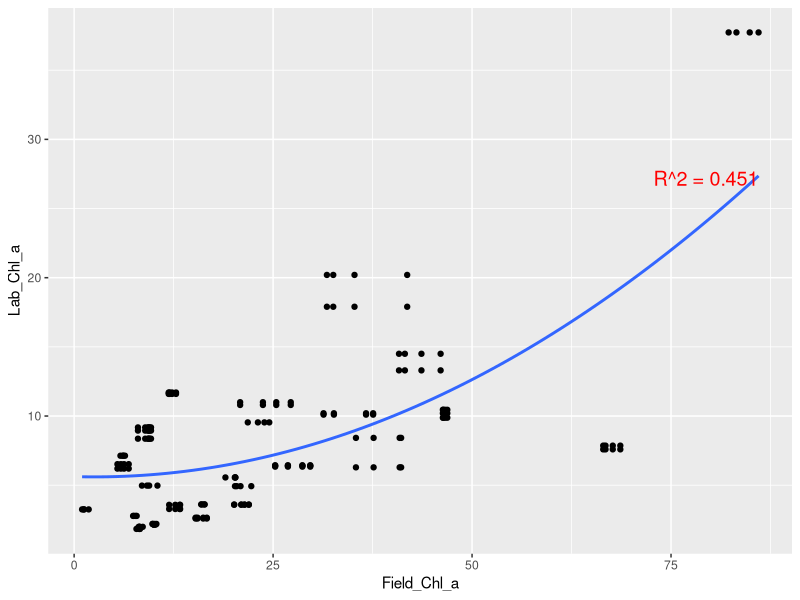
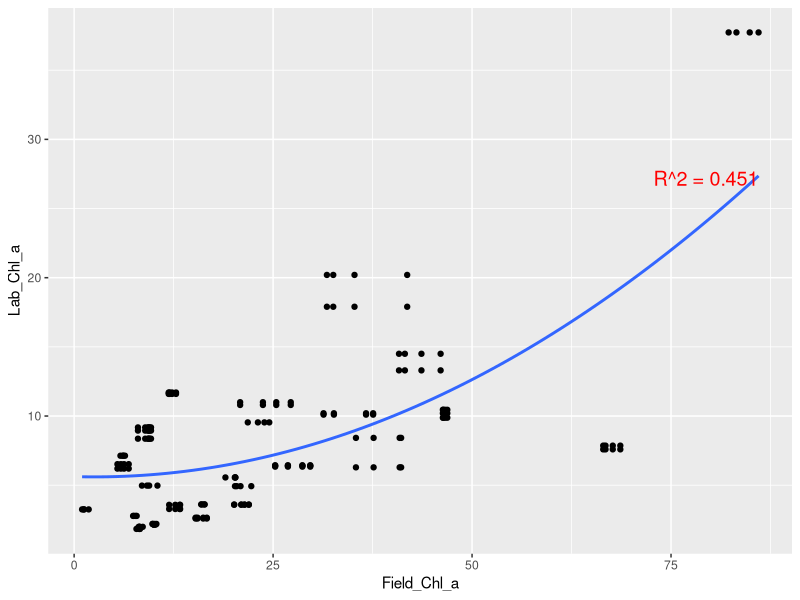
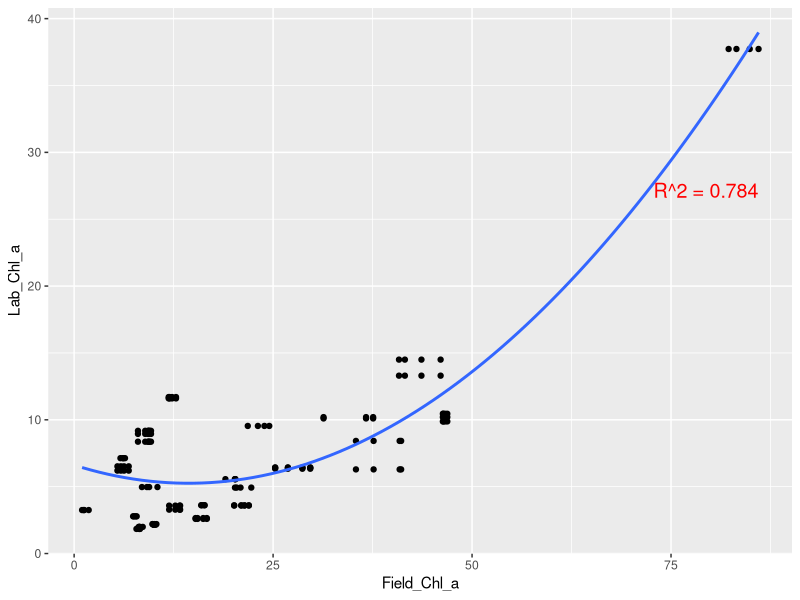
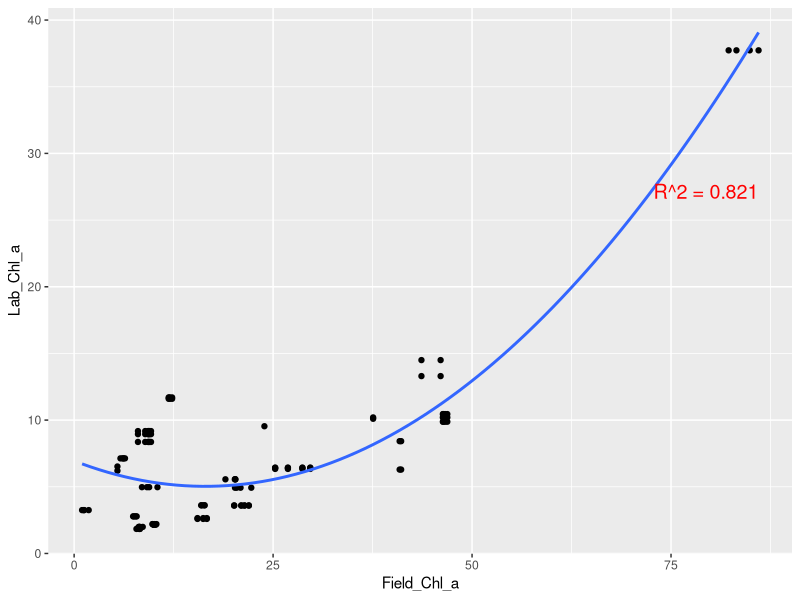
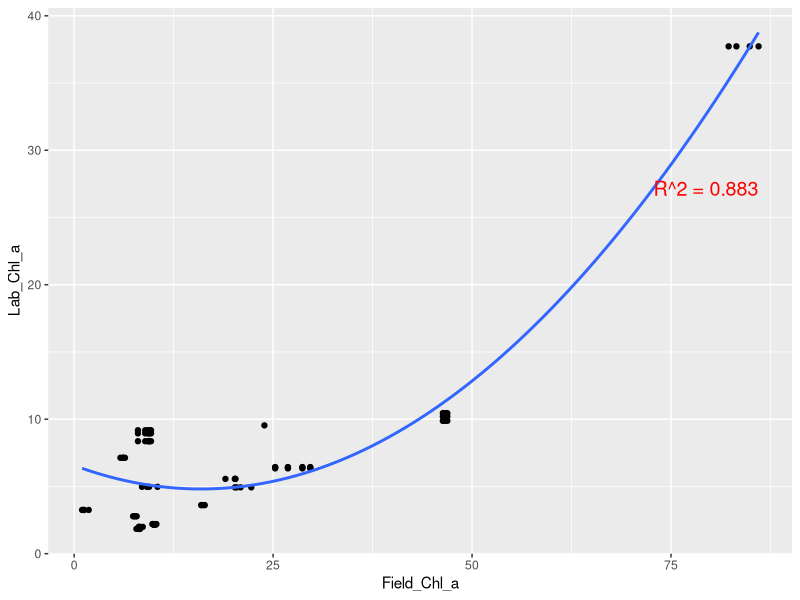
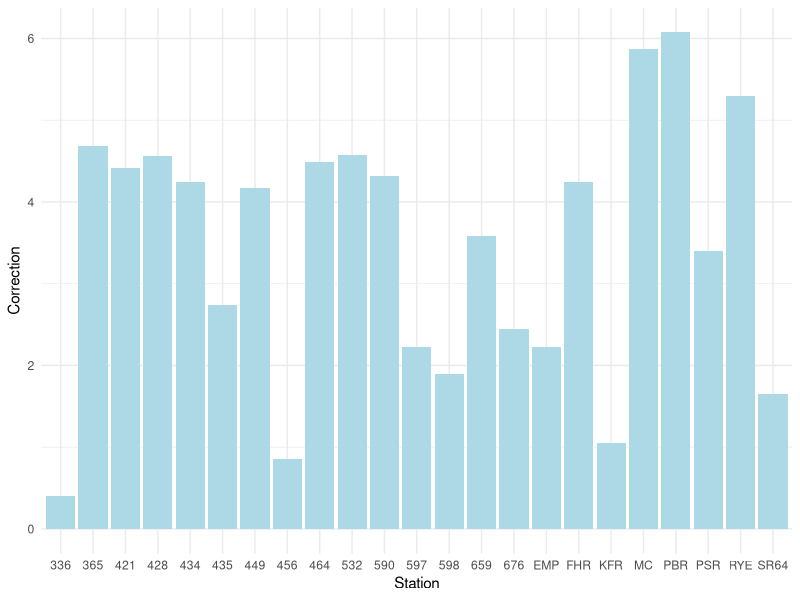
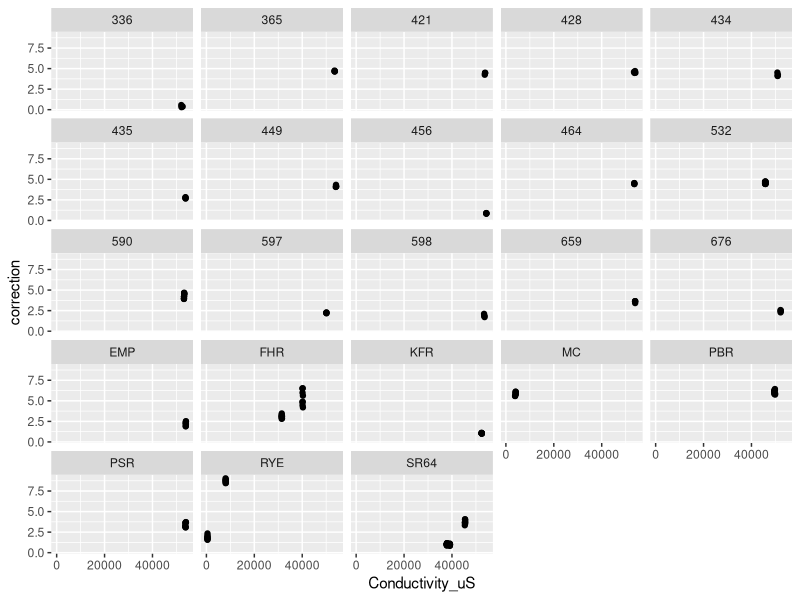

The R script that drew these images, in order:
## ---- chunk 1
#| warning: false
#| echo: false

library(tidyverse)
library(knitr)
library(kableExtra)


Observations<- read_csv("Chla-Observations.csv")

kable(Observations)
## ---- chunk 2
#| warning: false
#| echo: false
library(tidyverse)
library(readr)

Observations<- read_csv("Chla-Observations.csv")

lm_model<-lm(Lab_Chl_a~poly(Field_Chl_a,2,raw=TRUE),data=Observations)
r_squared<-summary(lm_model)$r.squared 
r_squared_label <- paste("R^2 =", round(r_squared, 3))

ggplot(
  data=Observations,
  mapping=aes(x=Field_Chl_a, y=Lab_Chl_a)
)+
  geom_point()+
  geom_smooth(method="lm",formula=y~poly(x,2,raw=TRUE),se=FALSE)+
  annotate("text", x = max(Observations$Field_Chl_a, na.rm = TRUE), y = max(Observations$Lab_Chl_a, na.rm = TRUE) - 10, label=r_squared_label, hjust = 1, vjust = 1, size = 5, color = "red")
  

## ---- chunk 3
#| warning: false
#| echo: false
library(tidyverse)
library(readr)

Observations<- read_csv("Chla-Observations.csv")

lm_model<-lm(Lab_Chl_a~poly(Field_Chl_a,2,raw=TRUE),data=Observations)
r_squared<-summary(lm_model)$r.squared 
r_squared_label <- paste("R^2 =", round(r_squared, 3))

ggplot(
  data=Observations,
  mapping=aes(x=Field_Chl_a, y=Lab_Chl_a)
)+
  geom_point()+
  geom_smooth(method="lm",formula=y~poly(x,2,raw=TRUE),se=FALSE)+
  annotate("text", x = max(Observations$Field_Chl_a, na.rm = TRUE), y = max(Observations$Lab_Chl_a, na.rm = TRUE) - 10, label=r_squared_label, hjust = 1, vjust = 1, size = 5, color = "red")


Observations<- read_csv("Chla-Observations.csv")

Observations <- Observations %>% mutate(depth_category = ifelse(Depth >= 0.15, "Deep", "Shallow"))
Obs_filtered1 <- Observations %>% filter(depth_category == "Deep")

lm_model<-lm(Lab_Chl_a~poly(Field_Chl_a,2,raw=TRUE),data=Obs_filtered1)
r_squared<-summary(lm_model)$r.squared 
r_squared_label <- paste("R^2 =", round(r_squared, 3))

ggplot(
  data=Obs_filtered1,
  mapping=aes(x=Field_Chl_a, y=Lab_Chl_a)
)+
  geom_point()+
  geom_smooth(method="lm",formula=y~poly(x,2,raw=TRUE),se=FALSE)+
  annotate("text", x = max(Obs_filtered1$Field_Chl_a, na.rm = TRUE), y = max(Obs_filtered1$Lab_Chl_a, na.rm = TRUE) - 10, label=r_squared_label, hjust = 1, vjust = 1, size = 5, color = "red")


Observations<- read_csv("Chla-Observations.csv")

Observations <- Observations %>% mutate(depth_category = ifelse(Depth >= 0.3, "Deep", "Shallow"))
Obs_filtered2 <- Observations %>% filter(depth_category == "Deep")

lm_model<-lm(Lab_Chl_a~poly(Field_Chl_a,2,raw=TRUE),data=Obs_filtered2)
r_squared<-summary(lm_model)$r.squared 
r_squared_label <- paste("R^2 =", round(r_squared, 3))

ggplot(
  data=Obs_filtered2,
  mapping=aes(x=Field_Chl_a, y=Lab_Chl_a)
)+
  geom_point()+
  geom_smooth(method="lm",formula=y~poly(x,2,raw=TRUE),se=FALSE)+
  annotate("text", x = max(Obs_filtered2$Field_Chl_a, na.rm = TRUE), y = max(Obs_filtered2$Lab_Chl_a, na.rm = TRUE) - 10, label=r_squared_label, hjust = 1, vjust = 1, size = 5, color = "red")




Observations<- read_csv("Chla-Observations.csv")

Observations <- Observations %>% mutate(depth_category = ifelse(Depth >= 0.4, "Deep", "Shallow"))
Obs_filtered <- Observations %>% filter(depth_category == "Deep")

lm_model<-lm(Lab_Chl_a~poly(Field_Chl_a,2,raw=TRUE),data=Obs_filtered)
r_squared<-summary(lm_model)$r.squared 
r_squared_label <- paste("R^2 =", round(r_squared, 3))

ggplot(
  data=Obs_filtered,
  mapping=aes(x=Field_Chl_a, y=Lab_Chl_a)
)+
  geom_point()+
  geom_smooth(method="lm",formula=y~poly(x,2,raw=TRUE),se=FALSE)+
  annotate("text", x = max(Obs_filtered$Field_Chl_a, na.rm = TRUE), y = max(Obs_filtered$Lab_Chl_a, na.rm = TRUE) - 10, label=r_squared_label, hjust = 1, vjust = 1, size = 5, color = "red")

## ---- chunk 4
#| warning: false
#| echo: false
library(tidyverse)
library(readr)

Observations<- read_csv("Chla-Observations.csv")

ggplot(Observations, aes(x = Station, y = correction)) +
  geom_bar(stat = "summary", fun = "mean", fill = "lightblue") +
  labs(x = "Station", y = "Correction") +
  theme_minimal()
## ---- chunk 5
#| warning: false
#| echo: false

library(ggplot2)
Observations<- read.csv("Chla-Observations.csv")
ggplot(Observations, aes(x =Conductivity_uS, y = correction)) +
  geom_point() +
  facet_wrap(~ Station)
